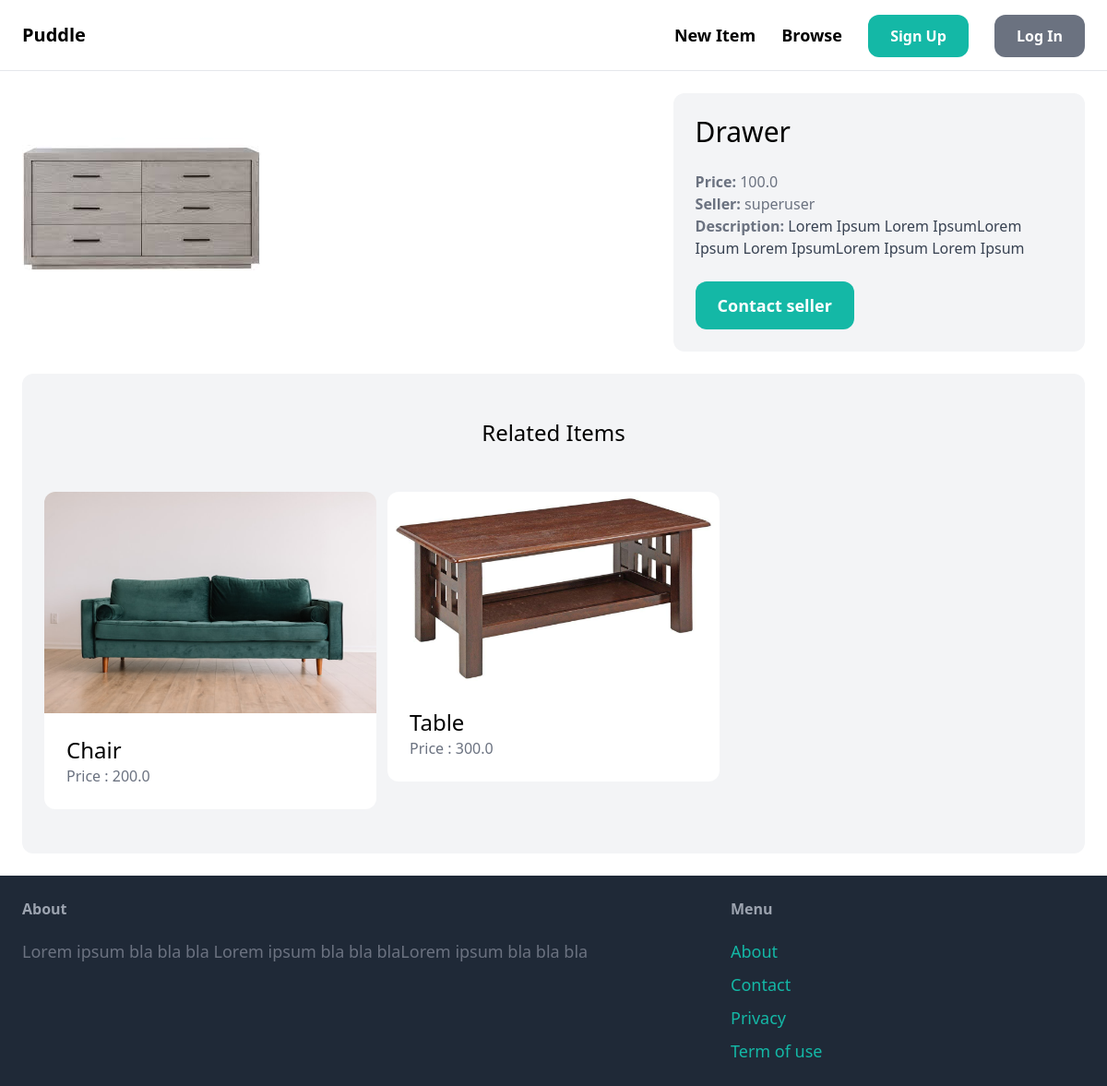
/items/5/, run on the app's committed database.
### item/models.py (models this page shows, shortened)
class Item(models.Model):
    category = models.ForeignKey(Category, related_name = 'items', on_delete=models.CASCADE)
    name = models.CharField(max_length=255)
    description = models.TextField(blank=True, null=True)
    price = models.FloatField()
    image = models.ImageField(upload_to='item_images', blank=True, null=True)
    is_sold = models.BooleanField(default=False)
    created_by = models.ForeignKey(User, related_name='items', on_delete = models.CASCADE)
    created_at = models.DateTimeField(auto_now_add=True)

### item/views.py (the view)
# urls.py: path('<int:pk>/', views.detail, name='detail'),
def detail(request, pk):
    item = get_object_or_404(Item, pk=pk)
    related_items= Item.objects.filter(category=item.category, is_sold=False).exclude(pk=pk)[:3]
    return render(request, 'item/detail.html',{
        'item': item,
        'related_items' : related_items
    })

### item/templates/item/detail.html (shortened to what this page needs)
{% extends 'core/base.html' %}
{% block content %}
<div class="grid grid-cols-5 gap-6">
    <div class="col-span-3">
        <img src="{{ item.image.url }}" class="rounded-xl">
    </div>
    <div class="col-span-2 p-6 bg-gray-100 rounded-xl">
        <h1 class="mb-6 text-3xl"> {{ item.name }}</h1>
        <p class="text-gray-500"><strong>Price: </strong>{{ item.price }}</p>
        <p class="text-gray-500"><strong>Seller: </strong>{{ item.created_by.username }}</p>
        {% if item.description %}
        <p class="text-gray-700">
            <strong class="text-gray-500">Description: </strong>
            {{ item.description }}</p>
        {% endif %}
        <a href="#" class="inline-block mt-6 px-6 py-3 text-lg font-semibold bg-teal-500 text-white hover:bg-teal 700 rounded-xl">Contact seller</a>
    </div>
</div>
<div class="mt-6 px-6 py-12 bg-gray-100 rounded-xl">
    <h2 class="mb-12 text-2xl text-center"> Related Items</h2>
    <div class="grid grid-cols-3 gap-3">
        {% for item in related_items %}
            <div>
                <a href=" {% url 'item:detail' item.id %}">
                    <div>
                        <img src="{{ item.image.url }}" alt="item image" class="rounded-t-xl">
                    </div>
                    <div class="p-6 bg-white rounded-b-xl">
                        <h2 class="text-2xl">{{ item.name }}</h2>
                        <p class="text-gray-500">Price : {{ item.price }} </p>
                    </div>
                </a>
            </div>
        {% endfor %}
    </div>
</div>
{% endblock content %}

### data on the page
Item: image (picture), name "Drawer", price "100.0", created_by.username "superuser", description "Lorem Ipsum Lorem IpsumLorem Ipsum Lorem IpsumLorem Ipsum Lorem Ipsum"
Item: image (picture), name "Chair", price "200.0"
Item: image (picture), name "Table", price "300.0"
